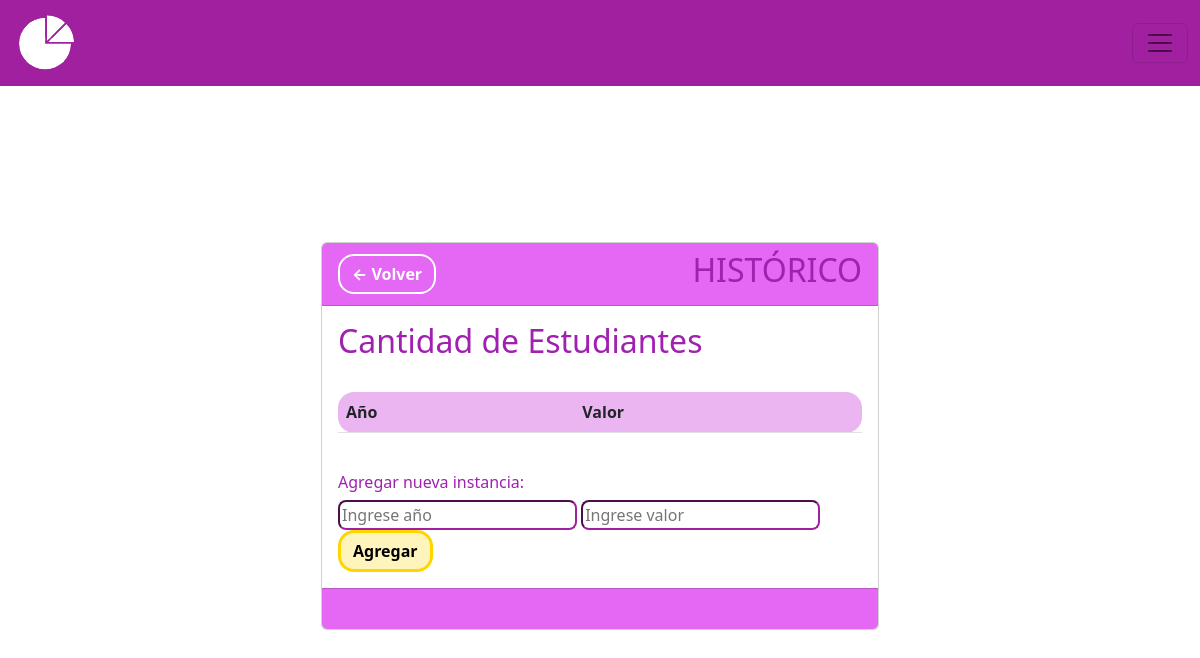
Before: /historial-metrica/1/ with the older database file.
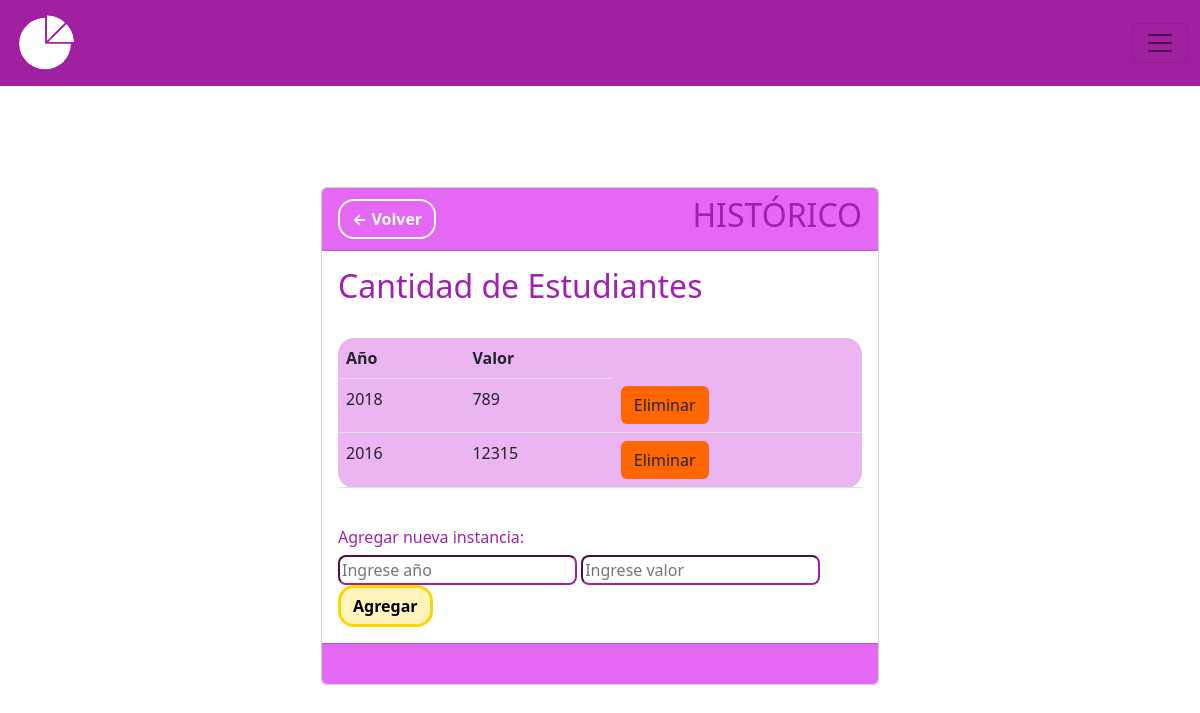
After: the same page with the newer database file.
### MIReApp/models.py (models this page shows, shortened)
class HistorialMetrica(models.Model):
    metrica = models.ForeignKey(Metrica, on_delete=models.CASCADE)
    año_historico = models.PositiveIntegerField()
    valor_historico = models.PositiveIntegerField(default=0)  # Agrega un valor predeterminado

### MIReApp/views.py (the view, shortened to what this page needs)
# urls.py: path('historial-metrica/<int:metrica_id>/', views.historial_metrica, name='historial_metrica'),
def historial_metrica(request, metrica_id):
    metrica = Metrica.objects.get(id=metrica_id)
    historial = HistorialMetrica.objects.filter(metrica=metrica).order_by('-año_historico')
    return render(request, 'historial_metrica.html', {'metrica': metrica, 'historial': historial})

### MIReApp/templates/historial_metrica.html (shortened to what this page needs)
{% extends "base.html" %}
{% block contenido %}
<br>
<br>
<br>
<center>
<div class="card col-md-6" style="text-align: left;">
    <div class="card-header fw-bold" style="background-color: #e468f4;color: #000000;">
        <div style="display: flex; justify-content: space-between; align-items: center;">
            <span><a href="{% url 'metricas' %}" class="btn btn-secondary rounded-4 fw-bold" style="background-color: transparent; color: #ffff;border-color: #ffff;border-width: 2px;">← Volver</a></span>
            <span><h2>HISTÓRICO</h2></span>
        </div>
    </div>
    <div class="card-body" >
                <body>
                    <h2>{{ metrica.titulo }}</h2>
                    <br>
                    <table class="table rounded-4" style="background-color: #eab5f1; width: flex;">
                        <tr>
                            <th>Año</th>
                            <th>Valor</th>
                        </tr>
                        {% for item in historial %}
                            <tr>
                                <td scope="row">{{ item.año_historico }}</td>
                                <td>{{ item.valor_historico }}</td>
                                <td><a class="btn eliminar-btn" data-id="{{ item.id }}" style="background-color: #f60;" role="button">Eliminar</a></td>
                            </tr>
                        {% endfor %}
                    </table>
                    <br>
                    <h6>Agregar nueva instancia:</h6>
                    <form method="post">
                        <input type="number" name="nuevo_año" required class="rounded-3"  placeholder="Ingrese año" style="border-color: #a020a0;">
                        <input type="number" name="nuevo_valor" required class="rounded-3" placeholder="Ingrese valor" style="border-color: #a020a0;">
                        <button type="submit" class="btn rounded-4 fw-bold" style="background-color: #fff4bb;color: #000000;border-color: #ffd500;border-width: 3px;">Agregar</button>
                    </form>
                </body>
    </div>
    <div class="card-footer text-muted" style="background-color: #e468f4;">
        <br>
    </div>
</div>
<br>
</center>
{% endblock %}

Changed rows visible on the page:
added HistorialMetrica: año_historico "2018", valor_historico "789"
added HistorialMetrica: año_historico "2016", valor_historico "12315"
